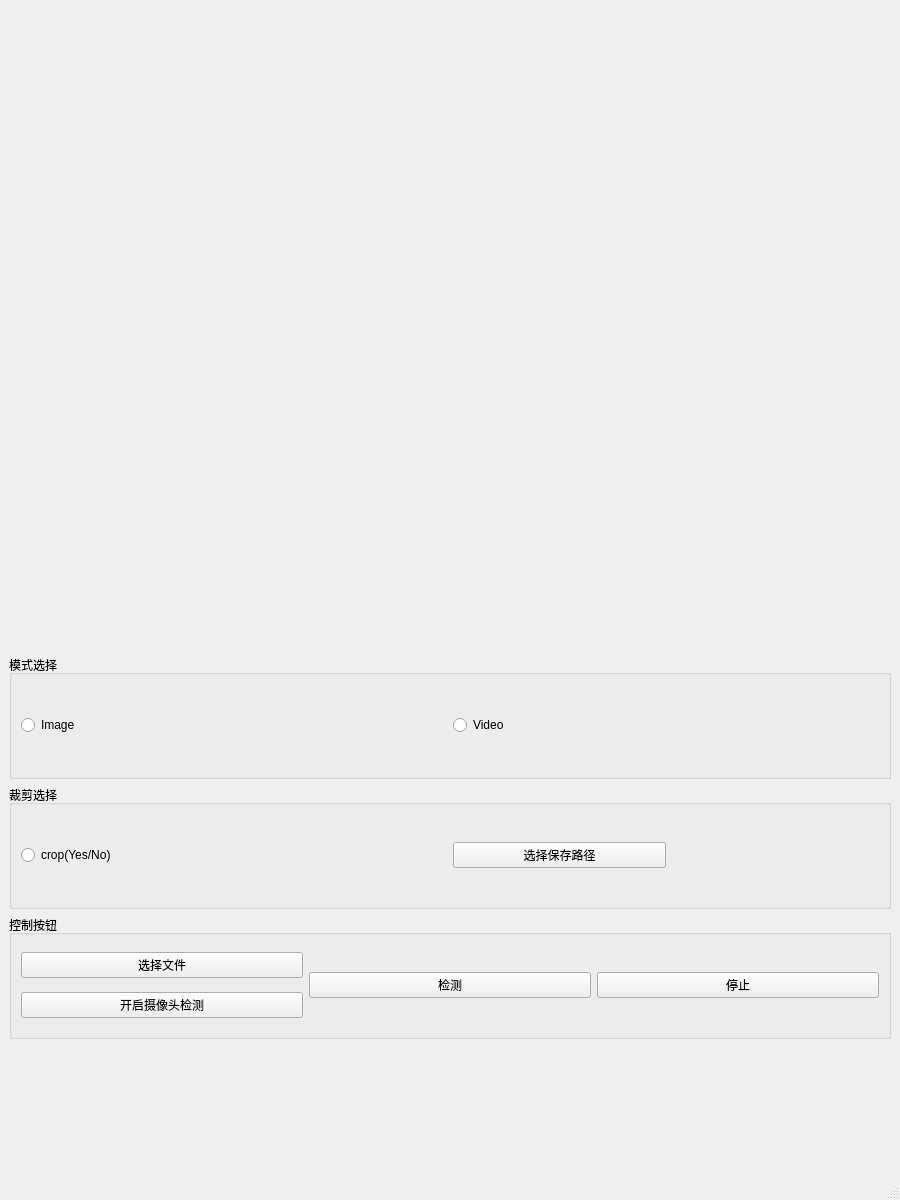
<?xml version="1.0" encoding="UTF-8"?>
<ui version="4.0">
 <class>MainWindow</class>
 <widget class="QMainWindow" name="MainWindow">
  <property name="geometry">
   <rect>
    <x>0</x>
    <y>0</y>
    <width>900</width>
    <height>1200</height>
   </rect>
  </property>
  <property name="baseSize">
   <size>
    <width>1000</width>
    <height>1000</height>
   </size>
  </property>
  <property name="windowTitle">
   <string>MainWindow</string>
  </property>
  <widget class="QWidget" name="centralwidget">
   <layout class="QVBoxLayout" name="verticalLayout_2">
    <item>
     <layout class="QHBoxLayout" name="horizontalLayout_4" stretch="1,30,1">
      <item>
       <spacer name="horizontalSpacer_3">
        <property name="orientation">
         <enum>Qt::Horizontal</enum>
        </property>
        <property name="sizeHint" stdset="0">
         <size>
          <width>40</width>
          <height>20</height>
         </size>
        </property>
       </spacer>
      </item>
      <item>
       <widget class="QLabel" name="label_img">
        <property name="minimumSize">
         <size>
          <width>640</width>
          <height>640</height>
         </size>
        </property>
        <property name="maximumSize">
         <size>
          <width>16777215</width>
          <height>16777215</height>
         </size>
        </property>
        <property name="baseSize">
         <size>
          <width>640</width>
          <height>640</height>
         </size>
        </property>
        <property name="text">
         <string/>
        </property>
       </widget>
      </item>
      <item>
       <spacer name="horizontalSpacer_2">
        <property name="orientation">
         <enum>Qt::Horizontal</enum>
        </property>
        <property name="sizeHint" stdset="0">
         <size>
          <width>40</width>
          <height>20</height>
         </size>
        </property>
       </spacer>
      </item>
     </layout>
    </item>
    <item>
     <layout class="QVBoxLayout" name="verticalLayout">
      <item>
       <widget class="QGroupBox" name="groupBox">
        <property name="title">
         <string>模式选择</string>
        </property>
        <layout class="QHBoxLayout" name="horizontalLayout" stretch="2,2">
         <item>
          <widget class="QRadioButton" name="btn_Image">
           <property name="text">
            <string>Image</string>
           </property>
           <attribute name="buttonGroup">
            <string notr="true">buttonGroup</string>
           </attribute>
          </widget>
         </item>
         <item>
          <widget class="QRadioButton" name="btn_Video">
           <property name="text">
            <string>Video</string>
           </property>
           <attribute name="buttonGroup">
            <string notr="true">buttonGroup</string>
           </attribute>
          </widget>
         </item>
        </layout>
       </widget>
      </item>
      <item>
       <widget class="QGroupBox" name="groupBox_2">
        <property name="title">
         <string>裁剪选择</string>
        </property>
        <layout class="QHBoxLayout" name="horizontalLayout_2" stretch="2,1,1">
         <item>
          <widget class="QRadioButton" name="btn_cropsave">
           <property name="text">
            <string>crop(Yes/No)</string>
           </property>
          </widget>
         </item>
         <item>
          <widget class="QPushButton" name="btn_savepath">
           <property name="text">
            <string>选择保存路径</string>
           </property>
          </widget>
         </item>
         <item>
          <spacer name="horizontalSpacer">
           <property name="orientation">
            <enum>Qt::Horizontal</enum>
           </property>
           <property name="sizeHint" stdset="0">
            <size>
             <width>40</width>
             <height>20</height>
            </size>
           </property>
          </spacer>
         </item>
        </layout>
       </widget>
      </item>
      <item>
       <widget class="QGroupBox" name="groupBox_3">
        <property name="title">
         <string>控制按钮</string>
        </property>
        <layout class="QHBoxLayout" name="horizontalLayout_3">
         <item>
          <layout class="QVBoxLayout" name="verticalLayout_3">
           <item>
            <widget class="QPushButton" name="btn_filedialog">
             <property name="text">
              <string>选择文件</string>
             </property>
            </widget>
           </item>
           <item>
            <widget class="QPushButton" name="btn_camera">
             <property name="text">
              <string>开启摄像头检测</string>
             </property>
            </widget>
           </item>
          </layout>
         </item>
         <item>
          <widget class="QPushButton" name="btn_detect">
           <property name="text">
            <string>检测</string>
           </property>
          </widget>
         </item>
         <item>
          <widget class="QPushButton" name="btn_stop">
           <property name="text">
            <string>停止</string>
           </property>
          </widget>
         </item>
        </layout>
       </widget>
      </item>
      <item>
       <widget class="QLabel" name="label_text">
        <property name="text">
         <string/>
        </property>
       </widget>
      </item>
     </layout>
    </item>
   </layout>
  </widget>
  <widget class="QStatusBar" name="statusbar"/>
 </widget>
 <resources/>
 <connections/>
 <buttongroups>
  <buttongroup name="buttonGroup"/>
 </buttongroups>
</ui>
